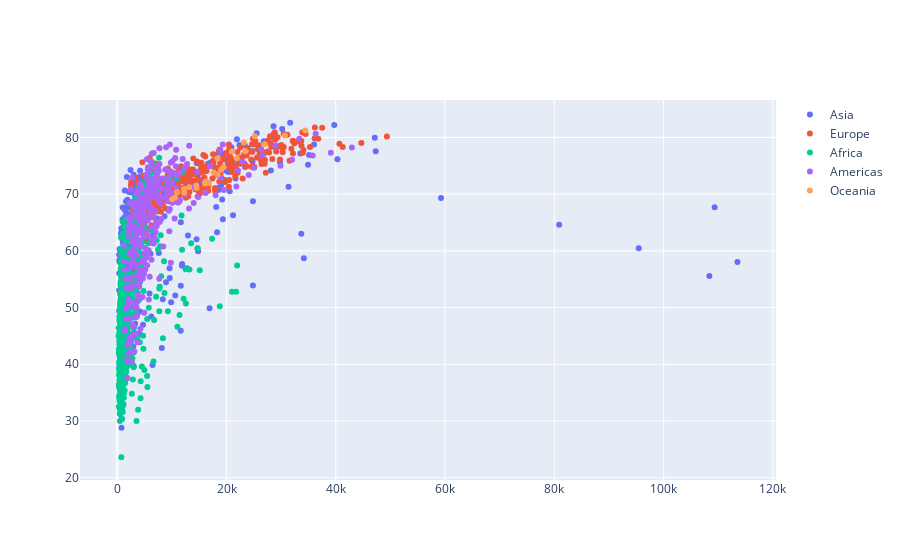

Source (notebook cell):
### Markdown cell above
go

### Code cell
fig = go.Figure()

for continent in df.continent.unique():
    fig.add_trace(
        go.Scatter(
            x=df.query(f'continent=="{continent}"').gdpPercap,
            y=df.query(f'continent=="{continent}"').lifeExp,
            mode='markers',
            name=continent,
        )
    )

fig.show()

### Figure 1 — Plotly figure (JSON) as saved in the notebook; plotly's stock layout.template omitted (floating-point values rounded to 4 significant figures; data arrays with more than 128 entries replaced by an {"elided": "..."} marker saying what was removed)
{"data": [{"mode": "markers", "name": "Asia", "type": "scatter", "x": {"elided": "396 float values"}, "y": {"elided": "396 float values"}}, {"mode": "markers", "name": "Europe", "type": "scatter", "x": {"elided": "360 float values"}, "y": {"elided": "360 float values"}}, {"mode": "markers", "name": "Africa", "type": "scatter", "x": {"elided": "624 float values"}, "y": {"elided": "624 float values"}}, {"mode": "markers", "name": "Americas", "type": "scatter", "x": {"elided": "300 float values"}, "y": {"elided": "300 float values"}}, {"mode": "markers", "name": "Oceania", "type": "scatter", "x": [10040.0, 10950.0, 12220.0, 14530.0, 16790.0, 18330.0, 19480.0, 21890.0, 23420.0, 27000.0, 30690.0, 34440.0, 10560.0, 12250.0, 13180.0, 14460.0, 16050.0, 16230.0, 17630.0, 19010.0, 18360.0, 21050.0, 23190.0, 25190.0], "y": [69.12, 70.33, 70.93, 71.1, 71.93, 73.49, 74.74, 76.32, 77.56, 78.83, 80.37, 81.23, 69.39, 70.26, 71.24, 71.52, 71.89, 72.22, 73.84, 74.32, 76.33, 77.55, 79.11, 80.2]}], "layout": {}}
